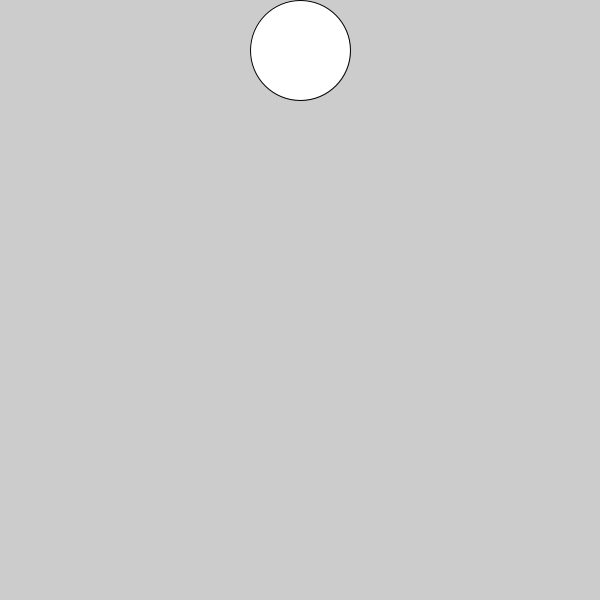
Frame 1 (no input)
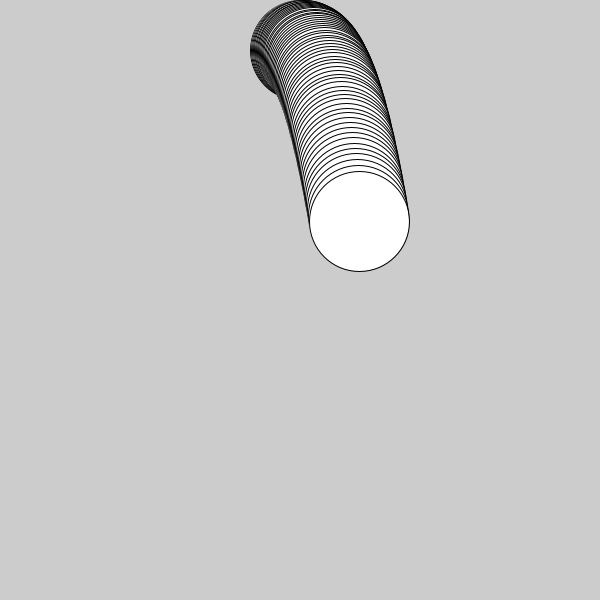
Frame 60 (the mouse pressed at the canvas centre just before this capture)
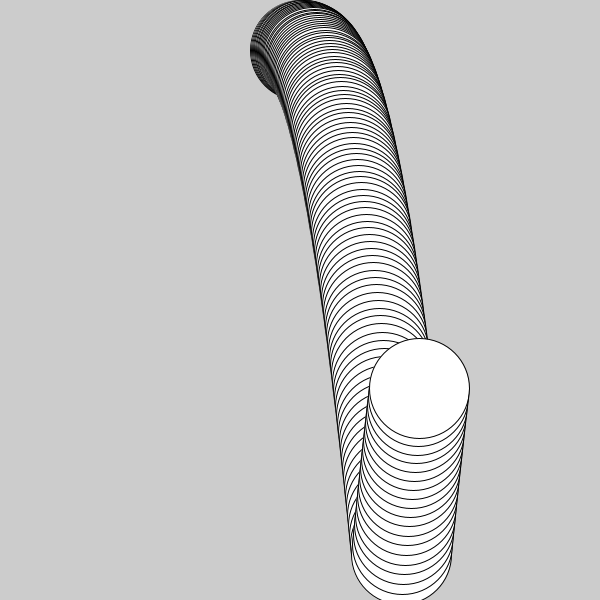
Frame 120 (the mouse held since frame 60 and released just before this capture)

The Processing sketch that drew these frames (run headless with seeded random() and noise(); from frame 60 on, the mouse is pressed at the canvas centre):

// Processing sketch: Zwaartekracht
// ── Zwaartekracht.pde
float x = 300;
float y = 50;
float dx = 1;
float dy = 0;
float g = 0.1;

void setup()
{
  size(600, 600);
}

void draw()
{
  ellipse(x,y,100,100);
  x = x + dx;
  y = y + dy;
  dy = dy + g;
  if (x > 550 || x < 50)
  {
    dx = -dx;
  }
  if (y > 550)
  {
    dy = -dy;
  }
}
